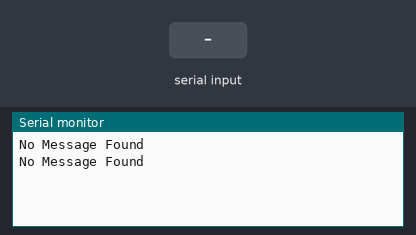
This sketch was run on a simulated Arduino Uno, built with avr-gcc and run on an emulated ATmega328P. Parts: the last lines printed to the serial monitor. The test bench sets the inputs (shaded band). EEPROM starts erased.

Above: at 2.2 s.
2.3 s: "1\n" received over Serial
At 3.5 s:
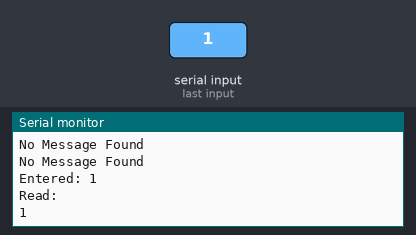
4.5 s: byte 10 ('\n') received over Serial
6.0 s: "0\n" received over Serial
At 6.8 s:
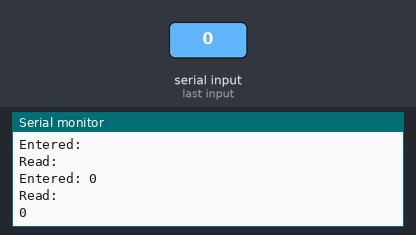

Measured:
- after the input at 2.3 s, the serial monitor: prints a new line after 0.71 s (image 1)
- after the input at 6.0 s, the serial monitor: prints a new line at once (image 2)

The sketch:

eepreom_exercise_pt_2_extra.ino
```cpp
#include <EEPROM.h>

int count = 0;
int value;
String entradaSerial = "";         // String para almacenar entrada
bool entradaCompleta = false;  // Indicar si el String está completo

void setup()
{
  Serial.begin(9600);
  delay(1000);
}

void serialEvent() {
  while (Serial.available()) {
    // Obtener bytes de entrada:
    char inChar = (char)Serial.read();
    // Agregar al String de entrada:
    entradaSerial += inChar;
    // Para saber si el string está completo, se detendrá al recibir
    // el caracter de retorno de línea ENTER \n
    if (inChar == '\n') {
      entradaCompleta = true;
    }
  }
  if (entradaCompleta) {
    Serial.println("Entered: " + entradaSerial);
    for (int i = 0; i < entradaSerial.length(); ++i) {
      char c = entradaSerial[i];
      EEPROM.write(i, c);
    }
    entradaCompleta = false;
    entradaSerial = "";
  }
}


void loop()
{
  bool foundEndOfString = false;
  int index = 0;
  String message = "";
  while (foundEndOfString == false && index < 255) {
    char c = EEPROM.read(index);
    message += c;
    index++;
    if (c == '\n') {
      foundEndOfString = true;
    }
  }
  if (foundEndOfString) {
    Serial.println("Read:");
    Serial.println(message);
  } else {
    Serial.println("No Message Found");
  }
  delay(1000);
}
```
